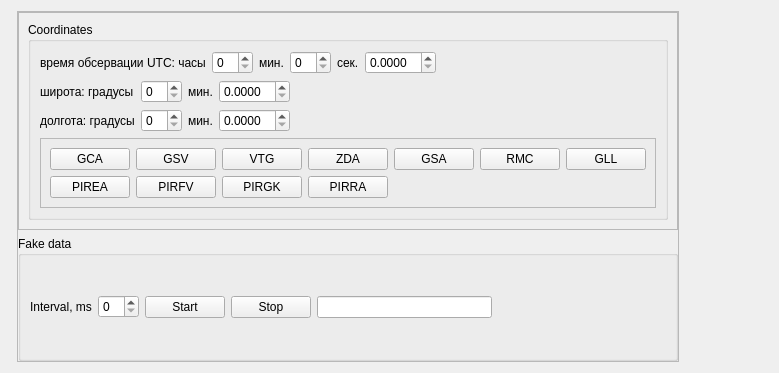
<?xml version="1.0" encoding="UTF-8"?>
<ui version="4.0">
 <class>MainBox</class>
 <widget class="QWidget" name="MainBox">
  <property name="geometry">
   <rect>
    <x>0</x>
    <y>0</y>
    <width>779</width>
    <height>373</height>
   </rect>
  </property>
  <property name="sizePolicy">
   <sizepolicy hsizetype="Fixed" vsizetype="Fixed">
    <horstretch>0</horstretch>
    <verstretch>0</verstretch>
   </sizepolicy>
  </property>
  <property name="windowTitle">
   <string>Dialog</string>
  </property>
  <layout class="QHBoxLayout" name="horizontalLayout">
   <item>
    <widget class="SerialBox5" name="serialWidget" native="true"/>
   </item>
   <item>
    <widget class="QFrame" name="frame_3">
     <property name="sizePolicy">
      <sizepolicy hsizetype="Fixed" vsizetype="Preferred">
       <horstretch>0</horstretch>
       <verstretch>0</verstretch>
      </sizepolicy>
     </property>
     <property name="frameShape">
      <enum>QFrame::StyledPanel</enum>
     </property>
     <property name="frameShadow">
      <enum>QFrame::Raised</enum>
     </property>
     <layout class="QVBoxLayout" name="verticalLayout_6">
      <property name="leftMargin">
       <number>0</number>
      </property>
      <property name="topMargin">
       <number>0</number>
      </property>
      <property name="rightMargin">
       <number>0</number>
      </property>
      <property name="bottomMargin">
       <number>0</number>
      </property>
      <item>
       <widget class="QFrame" name="frame">
        <property name="frameShape">
         <enum>QFrame::StyledPanel</enum>
        </property>
        <property name="frameShadow">
         <enum>QFrame::Raised</enum>
        </property>
        <layout class="QHBoxLayout" name="horizontalLayout_2">
         <item>
          <widget class="QGroupBox" name="groupBox">
           <property name="title">
            <string>Coordinates</string>
           </property>
           <layout class="QVBoxLayout" name="verticalLayout_3">
            <item>
             <layout class="QHBoxLayout" name="horizontalLayout_4">
              <item>
               <widget class="QLabel" name="label_2">
                <property name="text">
                 <string>время обсервации UTC: часы</string>
                </property>
               </widget>
              </item>
              <item>
               <widget class="QSpinBox" name="sb_hour"/>
              </item>
              <item>
               <widget class="QLabel" name="label_5">
                <property name="text">
                 <string>мин.</string>
                </property>
               </widget>
              </item>
              <item>
               <widget class="QSpinBox" name="sb_min"/>
              </item>
              <item>
               <widget class="QLabel" name="label_6">
                <property name="text">
                 <string>сек.</string>
                </property>
               </widget>
              </item>
              <item>
               <widget class="QDoubleSpinBox" name="dsb_sec">
                <property name="decimals">
                 <number>4</number>
                </property>
               </widget>
              </item>
              <item>
               <spacer name="horizontalSpacer_4">
                <property name="orientation">
                 <enum>Qt::Horizontal</enum>
                </property>
                <property name="sizeHint" stdset="0">
                 <size>
                  <width>40</width>
                  <height>20</height>
                 </size>
                </property>
               </spacer>
              </item>
             </layout>
            </item>
            <item>
             <layout class="QHBoxLayout" name="horizontalLayout_5">
              <item>
               <layout class="QGridLayout" name="gridLayout_4">
                <item row="1" column="1">
                 <widget class="QSpinBox" name="sb_longitude_grad"/>
                </item>
                <item row="1" column="2">
                 <widget class="QLabel" name="label_8">
                  <property name="text">
                   <string>мин.</string>
                  </property>
                 </widget>
                </item>
                <item row="0" column="2">
                 <widget class="QLabel" name="label_7">
                  <property name="text">
                   <string>мин.</string>
                  </property>
                 </widget>
                </item>
                <item row="0" column="0">
                 <widget class="QLabel" name="label_3">
                  <property name="text">
                   <string>широта: градусы</string>
                  </property>
                 </widget>
                </item>
                <item row="1" column="0">
                 <widget class="QLabel" name="label_4">
                  <property name="text">
                   <string>долгота: градусы</string>
                  </property>
                 </widget>
                </item>
                <item row="0" column="1">
                 <widget class="QSpinBox" name="sb_latitude_grad"/>
                </item>
                <item row="0" column="3">
                 <widget class="QDoubleSpinBox" name="dsb_latitude_min">
                  <property name="decimals">
                   <number>4</number>
                  </property>
                 </widget>
                </item>
                <item row="1" column="3">
                 <widget class="QDoubleSpinBox" name="dsb_longitude_min">
                  <property name="decimals">
                   <number>4</number>
                  </property>
                 </widget>
                </item>
               </layout>
              </item>
              <item>
               <spacer name="horizontalSpacer">
                <property name="orientation">
                 <enum>Qt::Horizontal</enum>
                </property>
                <property name="sizeHint" stdset="0">
                 <size>
                  <width>40</width>
                  <height>20</height>
                 </size>
                </property>
               </spacer>
              </item>
             </layout>
            </item>
            <item>
             <widget class="QFrame" name="frame_2">
              <property name="sizePolicy">
               <sizepolicy hsizetype="Fixed" vsizetype="Fixed">
                <horstretch>0</horstretch>
                <verstretch>0</verstretch>
               </sizepolicy>
              </property>
              <property name="frameShape">
               <enum>QFrame::StyledPanel</enum>
              </property>
              <property name="frameShadow">
               <enum>QFrame::Raised</enum>
              </property>
              <layout class="QVBoxLayout" name="verticalLayout_5">
               <item>
                <layout class="QGridLayout" name="gridLayout">
                 <item row="0" column="6">
                  <widget class="QPushButton" name="btn_GLL">
                   <property name="text">
                    <string>GLL</string>
                   </property>
                  </widget>
                 </item>
                 <item row="0" column="4">
                  <widget class="QPushButton" name="btn_GSA">
                   <property name="text">
                    <string>GSA</string>
                   </property>
                  </widget>
                 </item>
                 <item row="0" column="5">
                  <widget class="QPushButton" name="btn_RMC">
                   <property name="text">
                    <string>RMC</string>
                   </property>
                  </widget>
                 </item>
                 <item row="0" column="2">
                  <widget class="QPushButton" name="btn_VTG">
                   <property name="text">
                    <string>VTG</string>
                   </property>
                  </widget>
                 </item>
                 <item row="0" column="3">
                  <widget class="QPushButton" name="btn_ZDA">
                   <property name="text">
                    <string>ZDA</string>
                   </property>
                  </widget>
                 </item>
                 <item row="0" column="0">
                  <widget class="QPushButton" name="btn_GCA">
                   <property name="text">
                    <string>GCA</string>
                   </property>
                  </widget>
                 </item>
                 <item row="0" column="1">
                  <widget class="QPushButton" name="btn_GSV">
                   <property name="text">
                    <string>GSV</string>
                   </property>
                  </widget>
                 </item>
                 <item row="1" column="0">
                  <widget class="QPushButton" name="btn_PIREA">
                   <property name="text">
                    <string>PIREA</string>
                   </property>
                  </widget>
                 </item>
                 <item row="1" column="1">
                  <widget class="QPushButton" name="btn_PIRFV">
                   <property name="text">
                    <string>PIRFV</string>
                   </property>
                  </widget>
                 </item>
                 <item row="1" column="2">
                  <widget class="QPushButton" name="btn_PIRGK">
                   <property name="text">
                    <string>PIRGK</string>
                   </property>
                  </widget>
                 </item>
                 <item row="1" column="3">
                  <widget class="QPushButton" name="btn_PIRRA">
                   <property name="text">
                    <string>PIRRA</string>
                   </property>
                  </widget>
                 </item>
                </layout>
               </item>
              </layout>
             </widget>
            </item>
           </layout>
          </widget>
         </item>
        </layout>
       </widget>
      </item>
      <item>
       <widget class="QGroupBox" name="groupBox_3">
        <property name="title">
         <string>Fake data</string>
        </property>
        <layout class="QHBoxLayout" name="horizontalLayout_3">
         <item>
          <widget class="QLabel" name="label">
           <property name="text">
            <string>Interval, ms</string>
           </property>
          </widget>
         </item>
         <item>
          <widget class="QSpinBox" name="sb_interval"/>
         </item>
         <item>
          <widget class="QPushButton" name="btn_start">
           <property name="text">
            <string>Start</string>
           </property>
          </widget>
         </item>
         <item>
          <widget class="QPushButton" name="btn_stop">
           <property name="text">
            <string>Stop</string>
           </property>
          </widget>
         </item>
         <item>
          <widget class="QLineEdit" name="le_current_record">
           <property name="readOnly">
            <bool>true</bool>
           </property>
          </widget>
         </item>
         <item>
          <spacer name="horizontalSpacer_2">
           <property name="orientation">
            <enum>Qt::Horizontal</enum>
           </property>
           <property name="sizeHint" stdset="0">
            <size>
             <width>40</width>
             <height>20</height>
            </size>
           </property>
          </spacer>
         </item>
        </layout>
       </widget>
      </item>
     </layout>
    </widget>
   </item>
   <item>
    <spacer name="horizontalSpacer_3">
     <property name="orientation">
      <enum>Qt::Horizontal</enum>
     </property>
     <property name="sizeHint" stdset="0">
      <size>
       <width>40</width>
       <height>20</height>
      </size>
     </property>
    </spacer>
   </item>
  </layout>
 </widget>
 <customwidgets>
  <customwidget>
   <class>SerialBox5</class>
   <extends>QWidget</extends>
   <header>serialbox5.hpp</header>
   <container>1</container>
  </customwidget>
 </customwidgets>
 <tabstops>
  <tabstop>btn_GCA</tabstop>
  <tabstop>btn_GSV</tabstop>
  <tabstop>btn_VTG</tabstop>
  <tabstop>btn_ZDA</tabstop>
 </tabstops>
 <resources/>
 <connections/>
</ui>
